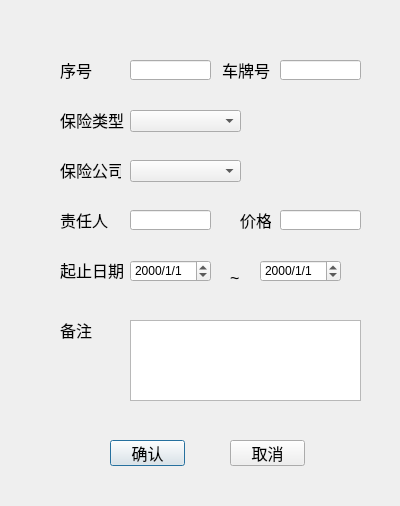
<?xml version="1.0" encoding="UTF-8"?>
<ui version="4.0">
 <class>CarInsure</class>
 <widget class="QDialog" name="CarInsure">
  <property name="geometry">
   <rect>
    <x>0</x>
    <y>0</y>
    <width>400</width>
    <height>506</height>
   </rect>
  </property>
  <property name="windowTitle">
   <string>添加保险记录</string>
  </property>
  <widget class="QLabel" name="label">
   <property name="geometry">
    <rect>
     <x>60</x>
     <y>60</y>
     <width>60</width>
     <height>20</height>
    </rect>
   </property>
   <property name="font">
    <font>
     <pointsize>12</pointsize>
    </font>
   </property>
   <property name="text">
    <string>序号</string>
   </property>
  </widget>
  <widget class="QLabel" name="label_2">
   <property name="geometry">
    <rect>
     <x>222</x>
     <y>60</y>
     <width>51</width>
     <height>20</height>
    </rect>
   </property>
   <property name="font">
    <font>
     <pointsize>12</pointsize>
    </font>
   </property>
   <property name="text">
    <string>车牌号</string>
   </property>
  </widget>
  <widget class="QLabel" name="label_3">
   <property name="geometry">
    <rect>
     <x>60</x>
     <y>110</y>
     <width>71</width>
     <height>20</height>
    </rect>
   </property>
   <property name="font">
    <font>
     <pointsize>12</pointsize>
    </font>
   </property>
   <property name="text">
    <string>保险类型</string>
   </property>
  </widget>
  <widget class="QLabel" name="label_4">
   <property name="geometry">
    <rect>
     <x>60</x>
     <y>160</y>
     <width>61</width>
     <height>20</height>
    </rect>
   </property>
   <property name="font">
    <font>
     <pointsize>12</pointsize>
    </font>
   </property>
   <property name="text">
    <string>保险公司</string>
   </property>
  </widget>
  <widget class="QLabel" name="label_5">
   <property name="geometry">
    <rect>
     <x>60</x>
     <y>210</y>
     <width>60</width>
     <height>20</height>
    </rect>
   </property>
   <property name="font">
    <font>
     <pointsize>12</pointsize>
    </font>
   </property>
   <property name="text">
    <string>责任人</string>
   </property>
  </widget>
  <widget class="QLabel" name="label_6">
   <property name="geometry">
    <rect>
     <x>240</x>
     <y>210</y>
     <width>31</width>
     <height>20</height>
    </rect>
   </property>
   <property name="font">
    <font>
     <pointsize>12</pointsize>
    </font>
   </property>
   <property name="text">
    <string>价格</string>
   </property>
  </widget>
  <widget class="QLabel" name="label_7">
   <property name="geometry">
    <rect>
     <x>60</x>
     <y>260</y>
     <width>71</width>
     <height>20</height>
    </rect>
   </property>
   <property name="font">
    <font>
     <pointsize>12</pointsize>
    </font>
   </property>
   <property name="text">
    <string>起止日期</string>
   </property>
  </widget>
  <widget class="QLabel" name="label_8">
   <property name="geometry">
    <rect>
     <x>60</x>
     <y>320</y>
     <width>60</width>
     <height>20</height>
    </rect>
   </property>
   <property name="font">
    <font>
     <pointsize>12</pointsize>
    </font>
   </property>
   <property name="text">
    <string>备注</string>
   </property>
  </widget>
  <widget class="QDateEdit" name="dateEditStart">
   <property name="geometry">
    <rect>
     <x>130</x>
     <y>260</y>
     <width>81</width>
     <height>22</height>
    </rect>
   </property>
   <property name="displayFormat">
    <string>yyyy/M/d</string>
   </property>
  </widget>
  <widget class="QLabel" name="label_9">
   <property name="geometry">
    <rect>
     <x>230</x>
     <y>270</y>
     <width>21</width>
     <height>16</height>
    </rect>
   </property>
   <property name="font">
    <font>
     <pointsize>12</pointsize>
    </font>
   </property>
   <property name="text">
    <string>~</string>
   </property>
  </widget>
  <widget class="QDateEdit" name="dateEditEnd">
   <property name="geometry">
    <rect>
     <x>260</x>
     <y>260</y>
     <width>81</width>
     <height>22</height>
    </rect>
   </property>
   <property name="displayFormat">
    <string>yyyy/M/d</string>
   </property>
  </widget>
  <widget class="QLineEdit" name="lineEditInCharge">
   <property name="geometry">
    <rect>
     <x>130</x>
     <y>210</y>
     <width>81</width>
     <height>20</height>
    </rect>
   </property>
  </widget>
  <widget class="QTextEdit" name="textEdit">
   <property name="geometry">
    <rect>
     <x>130</x>
     <y>320</y>
     <width>231</width>
     <height>81</height>
    </rect>
   </property>
  </widget>
  <widget class="QLineEdit" name="lineEditID">
   <property name="geometry">
    <rect>
     <x>130</x>
     <y>60</y>
     <width>81</width>
     <height>20</height>
    </rect>
   </property>
  </widget>
  <widget class="QLineEdit" name="lineEditCarID">
   <property name="geometry">
    <rect>
     <x>280</x>
     <y>60</y>
     <width>81</width>
     <height>20</height>
    </rect>
   </property>
  </widget>
  <widget class="QComboBox" name="comboBoxType">
   <property name="geometry">
    <rect>
     <x>130</x>
     <y>110</y>
     <width>111</width>
     <height>22</height>
    </rect>
   </property>
  </widget>
  <widget class="QLineEdit" name="lineEditPrice">
   <property name="geometry">
    <rect>
     <x>280</x>
     <y>210</y>
     <width>81</width>
     <height>20</height>
    </rect>
   </property>
  </widget>
  <widget class="QComboBox" name="comboBoxCompany">
   <property name="geometry">
    <rect>
     <x>130</x>
     <y>160</y>
     <width>111</width>
     <height>22</height>
    </rect>
   </property>
  </widget>
  <widget class="QPushButton" name="pushButtonOK">
   <property name="geometry">
    <rect>
     <x>110</x>
     <y>440</y>
     <width>75</width>
     <height>26</height>
    </rect>
   </property>
   <property name="font">
    <font>
     <pointsize>12</pointsize>
    </font>
   </property>
   <property name="text">
    <string>确认</string>
   </property>
  </widget>
  <widget class="QPushButton" name="pushButtonCancel">
   <property name="geometry">
    <rect>
     <x>230</x>
     <y>440</y>
     <width>75</width>
     <height>26</height>
    </rect>
   </property>
   <property name="font">
    <font>
     <pointsize>12</pointsize>
    </font>
   </property>
   <property name="text">
    <string>取消</string>
   </property>
  </widget>
 </widget>
 <resources/>
 <connections/>
</ui>
